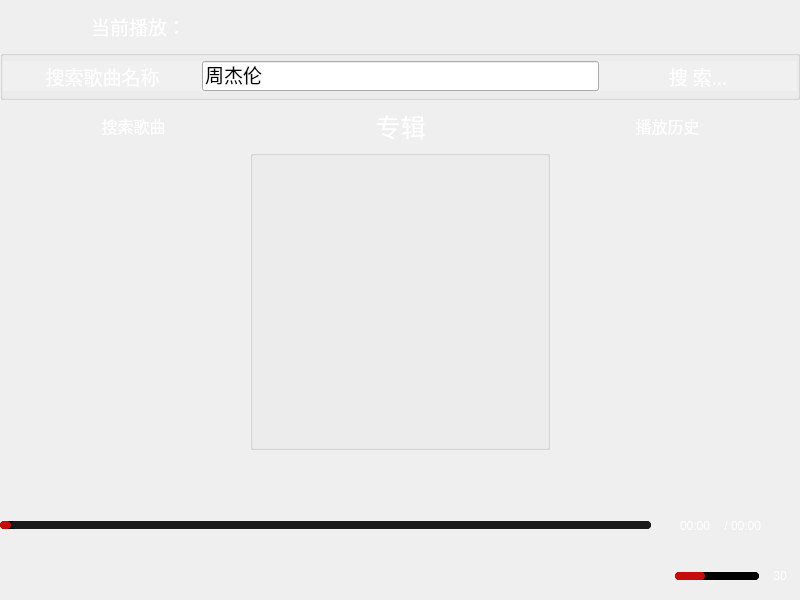
<?xml version="1.0" encoding="UTF-8"?>
<ui version="4.0">
 <class>MainWidget</class>
 <widget class="QWidget" name="MainWidget">
  <property name="geometry">
   <rect>
    <x>0</x>
    <y>0</y>
    <width>800</width>
    <height>600</height>
   </rect>
  </property>
  <property name="cursor">
   <cursorShape>ArrowCursor</cursorShape>
  </property>
  <property name="windowTitle">
   <string>MainWidget</string>
  </property>
  <property name="windowIcon">
   <iconset resource="images.qrc">
    <normaloff>:/images/music_player.png</normaloff>:/images/music_player.png</iconset>
  </property>
  <widget class="QGroupBox" name="groupBox">
   <property name="geometry">
    <rect>
     <x>0</x>
     <y>50</y>
     <width>800</width>
     <height>50</height>
    </rect>
   </property>
   <property name="minimumSize">
    <size>
     <width>800</width>
     <height>50</height>
    </size>
   </property>
   <property name="maximumSize">
    <size>
     <width>800</width>
     <height>50</height>
    </size>
   </property>
   <property name="title">
    <string/>
   </property>
   <layout class="QHBoxLayout" name="horizontalLayout_2" stretch="1,2,1">
    <property name="spacing">
     <number>0</number>
    </property>
    <property name="leftMargin">
     <number>0</number>
    </property>
    <property name="topMargin">
     <number>0</number>
    </property>
    <property name="rightMargin">
     <number>0</number>
    </property>
    <property name="bottomMargin">
     <number>0</number>
    </property>
    <item>
     <widget class="QLabel" name="label">
      <property name="minimumSize">
       <size>
        <width>0</width>
        <height>30</height>
       </size>
      </property>
      <property name="maximumSize">
       <size>
        <width>16777215</width>
        <height>30</height>
       </size>
      </property>
      <property name="font">
       <font>
        <family>幼圆</family>
        <pointsize>14</pointsize>
       </font>
      </property>
      <property name="styleSheet">
       <string notr="true">
            background-color: rgba(255, 255, 255, 50); 
            color: white;
            border: none;
</string>
      </property>
      <property name="text">
       <string>搜索歌曲名称</string>
      </property>
      <property name="alignment">
       <set>Qt::AlignCenter</set>
      </property>
     </widget>
    </item>
    <item>
     <widget class="QLineEdit" name="lineEdit_Search">
      <property name="minimumSize">
       <size>
        <width>0</width>
        <height>30</height>
       </size>
      </property>
      <property name="maximumSize">
       <size>
        <width>16777215</width>
        <height>30</height>
       </size>
      </property>
      <property name="font">
       <font>
        <family>幼圆</family>
        <pointsize>14</pointsize>
       </font>
      </property>
      <property name="text">
       <string>周杰伦</string>
      </property>
     </widget>
    </item>
    <item>
     <widget class="QPushButton" name="btnSearch">
      <property name="minimumSize">
       <size>
        <width>0</width>
        <height>30</height>
       </size>
      </property>
      <property name="maximumSize">
       <size>
        <width>16777215</width>
        <height>30</height>
       </size>
      </property>
      <property name="font">
       <font>
        <family>幼圆</family>
        <pointsize>14</pointsize>
       </font>
      </property>
      <property name="toolTip">
       <string>点击搜索想听的歌曲吧</string>
      </property>
      <property name="styleSheet">
       <string notr="true">
            background-color: rgba(255, 255, 255, 50); 
            color: white;
            border: none;

            </string>
      </property>
      <property name="text">
       <string>搜 索...</string>
      </property>
     </widget>
    </item>
   </layout>
  </widget>
  <widget class="QWidget" name="layoutWidget">
   <property name="geometry">
    <rect>
     <x>0</x>
     <y>550</y>
     <width>801</width>
     <height>52</height>
    </rect>
   </property>
   <layout class="QHBoxLayout" name="horizontalLayout_5">
    <property name="leftMargin">
     <number>20</number>
    </property>
    <property name="rightMargin">
     <number>6</number>
    </property>
    <item>
     <widget class="QPushButton" name="btnLast">
      <property name="minimumSize">
       <size>
        <width>0</width>
        <height>50</height>
       </size>
      </property>
      <property name="cursor">
       <cursorShape>PointingHandCursor</cursorShape>
      </property>
      <property name="toolTip">
       <string>上一曲</string>
      </property>
      <property name="styleSheet">
       <string notr="true">QPushButton {
            background-color: rgba(0, 0, 255, 0); /* 透明背景 */
            color: white;
            border: none;
            }</string>
      </property>
      <property name="text">
       <string/>
      </property>
      <property name="icon">
       <iconset resource="images.qrc">
        <normaloff>:/images/play-previous.png</normaloff>:/images/play-previous.png</iconset>
      </property>
      <property name="iconSize">
       <size>
        <width>32</width>
        <height>32</height>
       </size>
      </property>
     </widget>
    </item>
    <item>
     <spacer name="horizontalSpacer_2">
      <property name="orientation">
       <enum>Qt::Horizontal</enum>
      </property>
      <property name="sizeHint" stdset="0">
       <size>
        <width>40</width>
        <height>20</height>
       </size>
      </property>
     </spacer>
    </item>
    <item>
     <spacer name="horizontalSpacer_7">
      <property name="orientation">
       <enum>Qt::Horizontal</enum>
      </property>
      <property name="sizeHint" stdset="0">
       <size>
        <width>40</width>
        <height>20</height>
       </size>
      </property>
     </spacer>
    </item>
    <item>
     <widget class="QPushButton" name="btnPlay">
      <property name="cursor">
       <cursorShape>PointingHandCursor</cursorShape>
      </property>
      <property name="toolTip">
       <string>播放/暂停</string>
      </property>
      <property name="styleSheet">
       <string notr="true">QPushButton {
            background-color: rgba(0, 0, 255, 0); /* 透明背景 */
            color: white;
            border: none;
            }</string>
      </property>
      <property name="text">
       <string/>
      </property>
      <property name="icon">
       <iconset resource="images.qrc">
        <normaloff>:/images/pause.png</normaloff>:/images/pause.png</iconset>
      </property>
      <property name="iconSize">
       <size>
        <width>48</width>
        <height>48</height>
       </size>
      </property>
     </widget>
    </item>
    <item>
     <spacer name="horizontalSpacer_3">
      <property name="orientation">
       <enum>Qt::Horizontal</enum>
      </property>
      <property name="sizeHint" stdset="0">
       <size>
        <width>40</width>
        <height>20</height>
       </size>
      </property>
     </spacer>
    </item>
    <item>
     <spacer name="horizontalSpacer_8">
      <property name="orientation">
       <enum>Qt::Horizontal</enum>
      </property>
      <property name="sizeHint" stdset="0">
       <size>
        <width>40</width>
        <height>20</height>
       </size>
      </property>
     </spacer>
    </item>
    <item>
     <widget class="QPushButton" name="btnNext">
      <property name="cursor">
       <cursorShape>PointingHandCursor</cursorShape>
      </property>
      <property name="toolTip">
       <string>下一曲</string>
      </property>
      <property name="styleSheet">
       <string notr="true">QPushButton {
            background-color: rgba(0, 0, 255, 0); /* 透明背景 */
            color: white;
            border: none;
            }</string>
      </property>
      <property name="text">
       <string/>
      </property>
      <property name="icon">
       <iconset resource="images.qrc">
        <normaloff>:/images/play-next.png</normaloff>:/images/play-next.png</iconset>
      </property>
      <property name="iconSize">
       <size>
        <width>32</width>
        <height>32</height>
       </size>
      </property>
     </widget>
    </item>
    <item>
     <spacer name="horizontalSpacer_4">
      <property name="orientation">
       <enum>Qt::Horizontal</enum>
      </property>
      <property name="sizeHint" stdset="0">
       <size>
        <width>40</width>
        <height>20</height>
       </size>
      </property>
     </spacer>
    </item>
    <item>
     <widget class="QPushButton" name="btnRepeat">
      <property name="cursor">
       <cursorShape>PointingHandCursor</cursorShape>
      </property>
      <property name="toolTip">
       <string>切换循环模式</string>
      </property>
      <property name="styleSheet">
       <string notr="true">QPushButton {
            background-color: rgba(0, 0, 255, 0); /* 透明背景 */
            color: white;
            border: none;
            }</string>
      </property>
      <property name="text">
       <string/>
      </property>
      <property name="icon">
       <iconset resource="images.qrc">
        <normaloff>:/images/single.png</normaloff>:/images/single.png</iconset>
      </property>
      <property name="iconSize">
       <size>
        <width>32</width>
        <height>32</height>
       </size>
      </property>
     </widget>
    </item>
    <item>
     <spacer name="horizontalSpacer">
      <property name="orientation">
       <enum>Qt::Horizontal</enum>
      </property>
      <property name="sizeHint" stdset="0">
       <size>
        <width>40</width>
        <height>20</height>
       </size>
      </property>
     </spacer>
    </item>
    <item>
     <widget class="QPushButton" name="btnSound">
      <property name="cursor">
       <cursorShape>PointingHandCursor</cursorShape>
      </property>
      <property name="toolTip">
       <string>音量</string>
      </property>
      <property name="styleSheet">
       <string notr="true">QPushButton {
            background-color: rgba(0, 0, 255, 0); /* 透明背景 */
            color: white;
            border: none;
            }</string>
      </property>
      <property name="text">
       <string/>
      </property>
      <property name="icon">
       <iconset resource="images.qrc">
        <normaloff>:/images/sound-on.png</normaloff>:/images/sound-on.png</iconset>
      </property>
      <property name="iconSize">
       <size>
        <width>32</width>
        <height>32</height>
       </size>
      </property>
     </widget>
    </item>
    <item>
     <widget class="QSlider" name="SliderSound">
      <property name="minimumSize">
       <size>
        <width>0</width>
        <height>20</height>
       </size>
      </property>
      <property name="cursor">
       <cursorShape>PointingHandCursor</cursorShape>
      </property>
      <property name="styleSheet">
       <string notr="true">QSlider::horizontal {
    border: none;
    height: 8px;
    margin: 0px;
    padding: 0px;
}

QSlider::groove:horizontal {
    border: none;
   
	background-color: rgb(0, 0, 0);
    height: 8px;
    border-radius: 4px;
}

QSlider::handle:horizontal {
    background: qradialgradient(spread:pad, cx:0.5, cy:0.5, radius:0.5, fx:0.5, fy:0.5,
        stop:0.4 rgb(199, 12, 12), stop:0.5 white); /* 白色圆形滑块，中间红色 */
    border: none;
    width: 20px; /* 较大的白色圆形 */
    height: 20px;
    margin: -6px 0px; /* 调整滑块相对于滑轨的位置 */
    border-radius: 10px; /* 圆形滑块 */
}

QSlider::sub-page:horizontal {
    
	background-color: rgb(199, 12, 12);
    border-radius: 4px;
}

QSlider::add-page:horizontal {
    
	background-color: rgb(0, 0, 0);
    border-radius: 4px;
}</string>
      </property>
      <property name="maximum">
       <number>100</number>
      </property>
      <property name="value">
       <number>30</number>
      </property>
      <property name="orientation">
       <enum>Qt::Horizontal</enum>
      </property>
     </widget>
    </item>
    <item>
     <widget class="QLabel" name="label_voice">
      <property name="minimumSize">
       <size>
        <width>30</width>
        <height>0</height>
       </size>
      </property>
      <property name="styleSheet">
       <string notr="true">background-color: rgba(255, 255, 255, 0);
color: rgb(255, 255, 255);</string>
      </property>
      <property name="text">
       <string>30</string>
      </property>
      <property name="alignment">
       <set>Qt::AlignCenter</set>
      </property>
     </widget>
    </item>
   </layout>
  </widget>
  <widget class="QWidget" name="layoutWidget">
   <property name="geometry">
    <rect>
     <x>680</x>
     <y>500</y>
     <width>91</width>
     <height>52</height>
    </rect>
   </property>
   <layout class="QHBoxLayout" name="horizontalLayout_3">
    <property name="spacing">
     <number>0</number>
    </property>
    <item>
     <widget class="QLabel" name="label_currentTime">
      <property name="minimumSize">
       <size>
        <width>0</width>
        <height>50</height>
       </size>
      </property>
      <property name="styleSheet">
       <string notr="true">
            background-color: rgba(255, 255, 255, 0); 
            color: white;
            border: none;
</string>
      </property>
      <property name="text">
       <string>00:00</string>
      </property>
     </widget>
    </item>
    <item>
     <widget class="QLabel" name="label_5">
      <property name="minimumSize">
       <size>
        <width>1</width>
        <height>0</height>
       </size>
      </property>
      <property name="maximumSize">
       <size>
        <width>10</width>
        <height>16777215</height>
       </size>
      </property>
      <property name="styleSheet">
       <string notr="true">color: rgb(255, 255, 255);</string>
      </property>
      <property name="text">
       <string>/</string>
      </property>
      <property name="alignment">
       <set>Qt::AlignCenter</set>
      </property>
     </widget>
    </item>
    <item>
     <widget class="QLabel" name="label_totalTime">
      <property name="styleSheet">
       <string notr="true">
            background-color: rgba(255, 255, 255, 0); 
            color: white;
            border: none;
</string>
      </property>
      <property name="text">
       <string>00:00</string>
      </property>
     </widget>
    </item>
   </layout>
  </widget>
  <widget class="QSlider" name="SliderProgress">
   <property name="geometry">
    <rect>
     <x>0</x>
     <y>500</y>
     <width>651</width>
     <height>50</height>
    </rect>
   </property>
   <property name="minimumSize">
    <size>
     <width>0</width>
     <height>50</height>
    </size>
   </property>
   <property name="maximumSize">
    <size>
     <width>16777215</width>
     <height>50</height>
    </size>
   </property>
   <property name="cursor">
    <cursorShape>PointingHandCursor</cursorShape>
   </property>
   <property name="styleSheet">
    <string notr="true">QSlider::horizontal {
    border: none;
    height: 8px;
    margin: 0px;
    padding: 0px;
}

QSlider::groove:horizontal {
    border: none;
   
	background-color: rgb(0, 0, 0);
    height: 8px;
    border-radius: 4px;
}

QSlider::handle:horizontal {
    background: qradialgradient(spread:pad, cx:0.5, cy:0.5, radius:0.5, fx:0.5, fy:0.5,
        stop:0.4 rgb(199, 12, 12), stop:0.5 white); /* 白色圆形滑块，中间红色 */
    border: none;
    width: 20px; /* 较大的白色圆形 */
    height: 20px;
    margin: -6px 0px; /* 调整滑块相对于滑轨的位置 */
    border-radius: 10px; /* 圆形滑块 */
}

QSlider::sub-page:horizontal {
    
	background-color: rgb(199, 12, 12);
    border-radius: 4px;
}

QSlider::add-page:horizontal {
    
	background-color: rgb(25, 25, 25);
    border-radius: 4px;
}</string>
   </property>
   <property name="maximum">
    <number>100</number>
   </property>
   <property name="orientation">
    <enum>Qt::Horizontal</enum>
   </property>
  </widget>
  <widget class="QWidget" name="layoutWidget">
   <property name="geometry">
    <rect>
     <x>0</x>
     <y>100</y>
     <width>801</width>
     <height>52</height>
    </rect>
   </property>
   <layout class="QHBoxLayout" name="horizontalLayout_6">
    <property name="spacing">
     <number>0</number>
    </property>
    <item>
     <widget class="QLabel" name="label_2">
      <property name="minimumSize">
       <size>
        <width>0</width>
        <height>50</height>
       </size>
      </property>
      <property name="maximumSize">
       <size>
        <width>16777215</width>
        <height>50</height>
       </size>
      </property>
      <property name="font">
       <font>
        <family>幼圆</family>
        <pointsize>12</pointsize>
       </font>
      </property>
      <property name="styleSheet">
       <string notr="true">color: rgb(255, 255, 255);</string>
      </property>
      <property name="text">
       <string>搜索歌曲</string>
      </property>
      <property name="alignment">
       <set>Qt::AlignCenter</set>
      </property>
     </widget>
    </item>
    <item>
     <widget class="QLabel" name="label_Album">
      <property name="minimumSize">
       <size>
        <width>0</width>
        <height>50</height>
       </size>
      </property>
      <property name="maximumSize">
       <size>
        <width>16777215</width>
        <height>50</height>
       </size>
      </property>
      <property name="font">
       <font>
        <family>幼圆</family>
        <pointsize>19</pointsize>
       </font>
      </property>
      <property name="styleSheet">
       <string notr="true">color: rgb(255, 255, 255);</string>
      </property>
      <property name="text">
       <string>专辑</string>
      </property>
      <property name="alignment">
       <set>Qt::AlignCenter</set>
      </property>
     </widget>
    </item>
    <item>
     <widget class="QLabel" name="label_4">
      <property name="minimumSize">
       <size>
        <width>0</width>
        <height>50</height>
       </size>
      </property>
      <property name="maximumSize">
       <size>
        <width>16777215</width>
        <height>50</height>
       </size>
      </property>
      <property name="font">
       <font>
        <family>幼圆</family>
        <pointsize>12</pointsize>
       </font>
      </property>
      <property name="styleSheet">
       <string notr="true">color: rgb(255, 255, 255);</string>
      </property>
      <property name="text">
       <string>播放历史</string>
      </property>
      <property name="alignment">
       <set>Qt::AlignCenter</set>
      </property>
     </widget>
    </item>
   </layout>
  </widget>
  <widget class="QLabel" name="label_lyric">
   <property name="geometry">
    <rect>
     <x>0</x>
     <y>450</y>
     <width>801</width>
     <height>50</height>
    </rect>
   </property>
   <property name="minimumSize">
    <size>
     <width>0</width>
     <height>50</height>
    </size>
   </property>
   <property name="maximumSize">
    <size>
     <width>16777215</width>
     <height>50</height>
    </size>
   </property>
   <property name="font">
    <font>
     <family>华文隶书</family>
     <pointsize>24</pointsize>
    </font>
   </property>
   <property name="styleSheet">
    <string notr="true">color: rgb(255, 255, 255);
color: rgb(199, 12, 12);</string>
   </property>
   <property name="text">
    <string/>
   </property>
   <property name="alignment">
    <set>Qt::AlignCenter</set>
   </property>
  </widget>
  <widget class="QLabel" name="label_currentPlay">
   <property name="geometry">
    <rect>
     <x>91</x>
     <y>1</y>
     <width>431</width>
     <height>50</height>
    </rect>
   </property>
   <property name="minimumSize">
    <size>
     <width>0</width>
     <height>50</height>
    </size>
   </property>
   <property name="maximumSize">
    <size>
     <width>10000</width>
     <height>50</height>
    </size>
   </property>
   <property name="font">
    <font>
     <family>幼圆</family>
     <pointsize>14</pointsize>
    </font>
   </property>
   <property name="styleSheet">
    <string notr="true">
            background-color: rgba(255, 255, 255, 0); 
            color: white;
            border: none;
</string>
   </property>
   <property name="text">
    <string>当前播放：</string>
   </property>
  </widget>
  <widget class="QWidget" name="">
   <property name="geometry">
    <rect>
     <x>600</x>
     <y>0</y>
     <width>201</width>
     <height>52</height>
    </rect>
   </property>
   <layout class="QHBoxLayout" name="horizontalLayout">
    <property name="spacing">
     <number>0</number>
    </property>
    <item>
     <widget class="QPushButton" name="btnClearHistory">
      <property name="minimumSize">
       <size>
        <width>0</width>
        <height>50</height>
       </size>
      </property>
      <property name="maximumSize">
       <size>
        <width>16777215</width>
        <height>50</height>
       </size>
      </property>
      <property name="toolTip">
       <string>清空历史记录</string>
      </property>
      <property name="styleSheet">
       <string notr="true">QPushButton {
            background-color: rgba(0, 0, 255, 0); /* 透明背景 */
            color: white;
            border: none;
            }
            QPushButton:hover {
              background-color: rgba(255, 165, 0, 128);   /* 悬停时的颜色 */
            }
            QPushButton:pressed {
              background-color: rgba(255, 100, 0, 192);     /* 按下时的颜色 */
            }</string>
      </property>
      <property name="text">
       <string/>
      </property>
      <property name="icon">
       <iconset resource="images.qrc">
        <normaloff>:/images/delete.png</normaloff>:/images/delete.png</iconset>
      </property>
      <property name="iconSize">
       <size>
        <width>24</width>
        <height>24</height>
       </size>
      </property>
     </widget>
    </item>
    <item>
     <widget class="QPushButton" name="btnAbout">
      <property name="minimumSize">
       <size>
        <width>0</width>
        <height>50</height>
       </size>
      </property>
      <property name="cursor">
       <cursorShape>PointingHandCursor</cursorShape>
      </property>
      <property name="toolTip">
       <string extracomment="关于">关于</string>
      </property>
      <property name="styleSheet">
       <string notr="true">QPushButton {
            background-color: rgba(0, 0, 255, 0); /* 透明背景 */
            color: white;
            border: none;
            }
            QPushButton:hover {
              background-color: rgba(255, 165, 0, 128);   /* 悬停时的颜色 */
            }
            QPushButton:pressed {
              background-color: rgba(255, 100, 0, 192);     /* 按下时的颜色 */
            }</string>
      </property>
      <property name="text">
       <string/>
      </property>
      <property name="icon">
       <iconset resource="images.qrc">
        <normaloff>:/images/about.png</normaloff>:/images/about.png</iconset>
      </property>
      <property name="iconSize">
       <size>
        <width>24</width>
        <height>24</height>
       </size>
      </property>
     </widget>
    </item>
    <item>
     <widget class="QPushButton" name="btnSkin">
      <property name="minimumSize">
       <size>
        <width>0</width>
        <height>50</height>
       </size>
      </property>
      <property name="cursor">
       <cursorShape>PointingHandCursor</cursorShape>
      </property>
      <property name="toolTip">
       <string>更换皮肤</string>
      </property>
      <property name="styleSheet">
       <string notr="true">QPushButton {
            background-color: rgba(0, 0, 255, 0); /* 透明背景 */
            color: white;
            border: none;
            }
            QPushButton:hover {
              background-color: rgba(255, 165, 0, 128);   /* 悬停时的颜色 */
            }
            QPushButton:pressed {
              background-color: rgba(255, 100, 0, 192);     /* 按下时的颜色 */
            }</string>
      </property>
      <property name="text">
       <string/>
      </property>
      <property name="icon">
       <iconset resource="images.qrc">
        <normaloff>:/images/skin.png</normaloff>:/images/skin.png</iconset>
      </property>
      <property name="iconSize">
       <size>
        <width>24</width>
        <height>24</height>
       </size>
      </property>
     </widget>
    </item>
    <item>
     <widget class="QPushButton" name="pushButton">
      <property name="minimumSize">
       <size>
        <width>0</width>
        <height>50</height>
       </size>
      </property>
      <property name="styleSheet">
       <string notr="true">QPushButton {
            background-color: rgba(0, 0, 255, 0); /* 透明背景 */
            color: white;
            border: none;
            }
            QPushButton:hover {
              background-color: rgba(255, 165, 0, 128);   /* 悬停时的颜色 */
            }
            QPushButton:pressed {
              background-color: rgba(255, 100, 0, 192);     /* 按下时的颜色 */
            }</string>
      </property>
      <property name="text">
       <string/>
      </property>
      <property name="icon">
       <iconset resource="images.qrc">
        <normaloff>:/images/min.png</normaloff>:/images/min.png</iconset>
      </property>
      <property name="iconSize">
       <size>
        <width>24</width>
        <height>24</height>
       </size>
      </property>
     </widget>
    </item>
    <item>
     <widget class="QPushButton" name="btnQuit">
      <property name="minimumSize">
       <size>
        <width>0</width>
        <height>50</height>
       </size>
      </property>
      <property name="cursor">
       <cursorShape>PointingHandCursor</cursorShape>
      </property>
      <property name="toolTip">
       <string>&lt;html&gt;&lt;head/&gt;&lt;body&gt;&lt;p&gt;关闭&lt;/p&gt;&lt;/body&gt;&lt;/html&gt;</string>
      </property>
      <property name="styleSheet">
       <string notr="true">QPushButton {
            background-color: rgba(0, 0, 255, 0); /* 透明背景 */
            color: white;
            border: none;
            }
            QPushButton:hover {
              background-color: rgba(255, 165, 0, 128);   /* 悬停时的颜色 */
            }
            QPushButton:pressed {
              background-color: rgba(255, 100, 0, 192);     /* 按下时的颜色 */
            }</string>
      </property>
      <property name="text">
       <string/>
      </property>
      <property name="icon">
       <iconset resource="images.qrc">
        <normaloff>:/images/close.png</normaloff>:/images/close.png</iconset>
      </property>
      <property name="iconSize">
       <size>
        <width>24</width>
        <height>24</height>
       </size>
      </property>
     </widget>
    </item>
   </layout>
  </widget>
  <widget class="QGroupBox" name="groupBox_pic">
   <property name="geometry">
    <rect>
     <x>250</x>
     <y>150</y>
     <width>300</width>
     <height>300</height>
    </rect>
   </property>
   <property name="minimumSize">
    <size>
     <width>300</width>
     <height>300</height>
    </size>
   </property>
   <property name="maximumSize">
    <size>
     <width>300</width>
     <height>300</height>
    </size>
   </property>
   <property name="title">
    <string/>
   </property>
   <property name="alignment">
    <set>Qt::AlignBottom|Qt::AlignLeading|Qt::AlignLeft</set>
   </property>
   <layout class="QGridLayout" name="gridLayout"/>
  </widget>
  <widget class="QListWidget" name="listWidget_History">
   <property name="geometry">
    <rect>
     <x>565</x>
     <y>150</y>
     <width>235</width>
     <height>300</height>
    </rect>
   </property>
   <property name="minimumSize">
    <size>
     <width>235</width>
     <height>300</height>
    </size>
   </property>
   <property name="maximumSize">
    <size>
     <width>235</width>
     <height>300</height>
    </size>
   </property>
   <property name="font">
    <font>
     <family>幼圆</family>
    </font>
   </property>
   <property name="styleSheet">
    <string notr="true">QListWidget {
background-color: rgba(255, 255, 255, 0);
color: rgb(255, 255, 255);
selection-background-color: orange;
}
QListWidget::item:selected {
    /* 选中项目样式 */

	background-color: rgb(255, 255, 255);
	color: rgb(0, 0, 0);

}
QListWidget::item:hover {
    /* 悬浮项目样式 */

	text-decoration: underline;
	background-color: rgb(180, 180, 180);
	color: rgb(0, 0, 0);
}

QScrollBar:vertical {
    border: none;
    background: transparent;
    width: 15px;
    margin: 15px 3px 15px 3px;
}

QScrollBar::handle:vertical {
    background: rgb(40, 40, 40); /* 设置滚动条颜色 */
    min-height: 20px;
}

QScrollBar::add-line:vertical, QScrollBar::sub-line:vertical {
    background: none;
    height: 0px;
}

QScrollBar::add-page:vertical, QScrollBar::sub-page:vertical {
    background: none;
}</string>
   </property>
  </widget>
  <widget class="QListWidget" name="listWidget_Search">
   <property name="geometry">
    <rect>
     <x>0</x>
     <y>150</y>
     <width>250</width>
     <height>300</height>
    </rect>
   </property>
   <property name="minimumSize">
    <size>
     <width>250</width>
     <height>300</height>
    </size>
   </property>
   <property name="maximumSize">
    <size>
     <width>250</width>
     <height>300</height>
    </size>
   </property>
   <property name="font">
    <font>
     <family>微软雅黑</family>
    </font>
   </property>
   <property name="styleSheet">
    <string notr="true">QListWidget {
background-color: rgba(255, 255, 255, 0);
color: rgb(255, 255, 255);
selection-background-color: orange;
}
QListWidget::item:selected {
    /* 选中项目样式 */

	background-color: rgb(255, 255, 255);
	color: rgb(0, 0, 0);

}
QListWidget::item:hover {
    /* 悬浮项目样式 */

	text-decoration: underline;
	background-color: rgb(180, 180, 180);
	color: rgb(0, 0, 0);
}

QScrollBar:vertical {
    border: none;
    background: transparent;
    width: 15px;
    margin: 15px 3px 15px 3px;
}

QScrollBar::handle:vertical {
    background: rgb(40, 40, 40); /* 设置滚动条颜色 */
    min-height: 20px;
}

QScrollBar::add-line:vertical, QScrollBar::sub-line:vertical {
    background: none;
    height: 0px;
}

QScrollBar::add-page:vertical, QScrollBar::sub-page:vertical {
    background: none;
}</string>
   </property>
  </widget>
 </widget>
 <resources>
  <include location="images.qrc"/>
 </resources>
 <connections>
  <connection>
   <sender>btnQuit</sender>
   <signal>clicked()</signal>
   <receiver>MainWidget</receiver>
   <slot>close()</slot>
   <hints>
    <hint type="sourcelabel">
     <x>780</x>
     <y>19</y>
    </hint>
    <hint type="destinationlabel">
     <x>399</x>
     <y>299</y>
    </hint>
   </hints>
  </connection>
  <connection>
   <sender>pushButton</sender>
   <signal>clicked()</signal>
   <receiver>MainWidget</receiver>
   <slot>showMinimized()</slot>
   <hints>
    <hint type="sourcelabel">
     <x>559</x>
     <y>21</y>
    </hint>
    <hint type="destinationlabel">
     <x>399</x>
     <y>299</y>
    </hint>
   </hints>
  </connection>
 </connections>
</ui>
